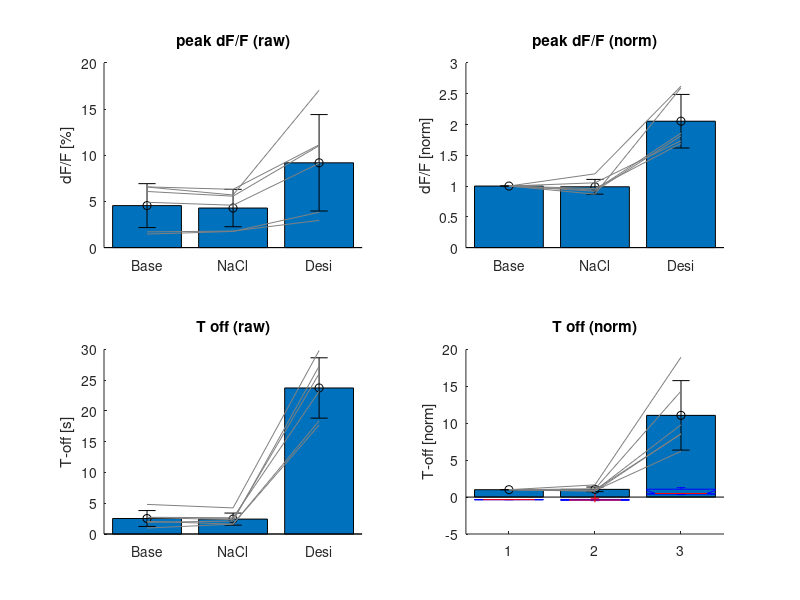
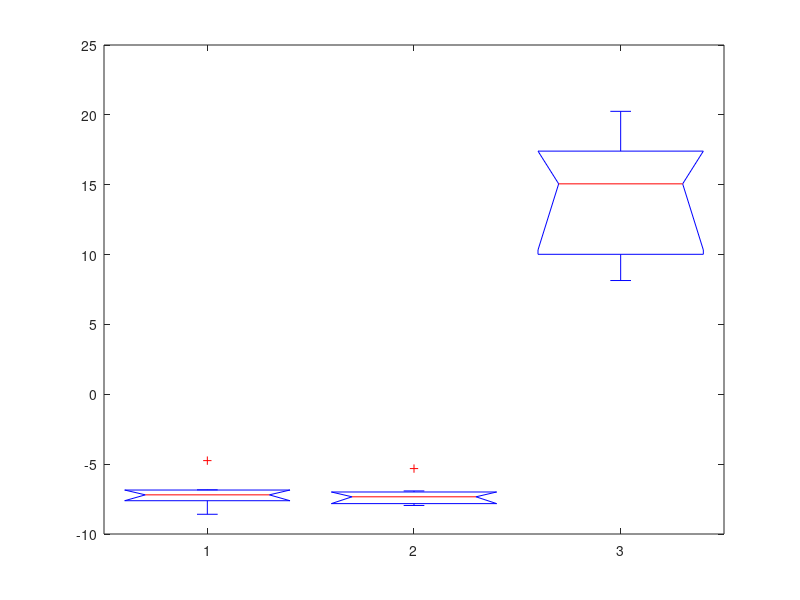
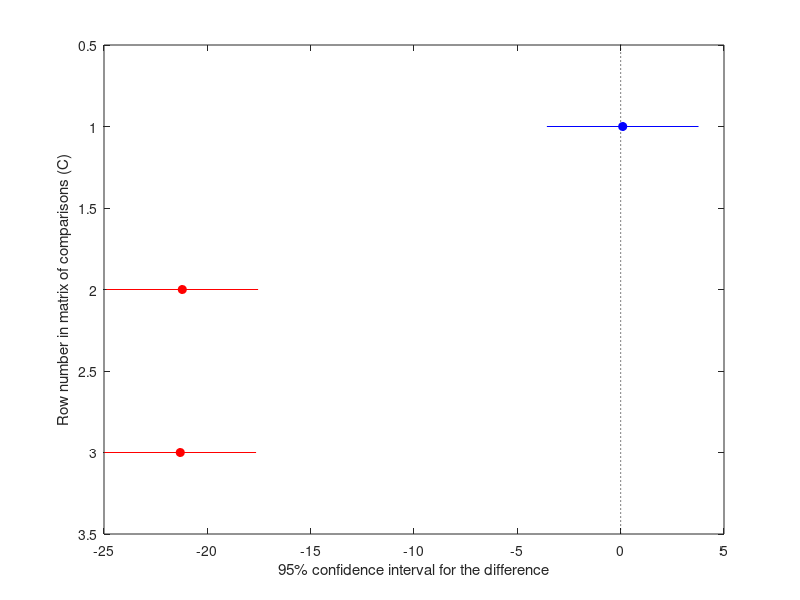

Recreate these plots in MATLAB, in order.
clear all; close all; clc;

Peak_base = [4.91   1.46    1.7     6.56    6.08    6.58];
Peak_NaCl = [4.59   1.75    1.79    5.7     5.57    6.31];
Peak_desi = [9.13   3.83    2.95    17.04   11.04   11.13];

Decay_base = [2.72  2.06    0.97    1.9     2.66    4.81];
Decay_NaCl = [2.64  1.61    1.6     2.1     2.34    4.24];
Decay_desi = [23.2  17.7    18.37   27.27   26.04   29.81];


figure('color', [1 1 1]);

subplot(2, 2, 1); title('peak dF/F (raw)'); hold on;
bar([mean(Peak_base) mean(Peak_NaCl) mean(Peak_desi)]); hold on;
errorbar(1, mean(Peak_base), std(Peak_base), 'ko')
errorbar(2, mean(Peak_NaCl), std(Peak_NaCl), 'ko')
errorbar(3, mean(Peak_desi), std(Peak_desi), 'ko')
for pltidx = 1:length(Peak_base)
    plot([1 2 3], [Peak_base(pltidx) Peak_NaCl(pltidx) Peak_desi(pltidx)], 'k-', 'color', [0.5 0.5 0.5])
end

set(gca, 'XTick', [1:3],  'XTickLabel', {'Base', 'NaCl', 'Desi'})
ylabel('dF/F [%]')


subplot(2, 2, 2); title('peak dF/F (norm)'); hold on;
bar([mean(Peak_base./Peak_base) mean(Peak_NaCl./Peak_base) mean(Peak_desi./Peak_base)]); hold on;
errorbar(1, mean(Peak_base./Peak_base), std(Peak_base./Peak_base), 'ko')
errorbar(2, mean(Peak_NaCl./Peak_base), std(Peak_NaCl./Peak_base), 'ko')
errorbar(3, mean(Peak_desi./Peak_base), std(Peak_desi./Peak_base), 'ko')
for pltidx = 1:length(Peak_base)
    plot([1 2 3], [Peak_base(pltidx)./Peak_base(pltidx) Peak_NaCl(pltidx)./Peak_base(pltidx) Peak_desi(pltidx)./Peak_base(pltidx)], 'k-', 'color', [0.5 0.5 0.5])
end

set(gca, 'XTick', [1:3],  'XTickLabel', {'Base', 'NaCl', 'Desi'})
ylabel('dF/F [norm]')




subplot(2, 2, 3); title('T off (raw)'); hold on;
bar([mean(Decay_base) mean(Decay_NaCl) mean(Decay_desi)]); hold on;
errorbar(1, mean(Decay_base), std(Decay_base), 'ko')
errorbar(2, mean(Decay_NaCl), std(Decay_NaCl), 'ko')
errorbar(3, mean(Decay_desi), std(Decay_desi), 'ko')
for pltidx = 1:length(Decay_base)
    plot([1 2 3], [Decay_base(pltidx) Decay_NaCl(pltidx) Decay_desi(pltidx)], 'k-', 'color', [0.5 0.5 0.5])
end

set(gca, 'XTick', [1:3],  'XTickLabel', {'Base', 'NaCl', 'Desi'})
ylabel('T-off [s]')

subplot(2, 2, 4); title('T off (norm)'); hold on;
bar([mean(Decay_base./Decay_base) mean(Decay_NaCl./Decay_base) mean(Decay_desi./Decay_base)]); hold on;
errorbar(1, mean(Decay_base./Decay_base), std(Decay_base./Decay_base), 'ko')
errorbar(2, mean(Decay_NaCl./Decay_base), std(Decay_NaCl./Decay_base), 'ko')
errorbar(3, mean(Decay_desi./Decay_base), std(Decay_desi./Decay_base), 'ko')
for pltidx = 1:length(Decay_base)
    plot([1 2 3], [Decay_base(pltidx)./Decay_base(pltidx) Decay_NaCl(pltidx)./Decay_base(pltidx) Decay_desi(pltidx)./Decay_base(pltidx)], 'k-', 'color', [0.5 0.5 0.5])
end

set(gca, 'XTick', [1:3],  'XTickLabel', {'Base', 'NaCl', 'Desi'})
ylabel('T-off [norm]')





%% calculate significance
anova_in = [(Peak_base./Peak_base)', (Peak_NaCl./Peak_base)', (Peak_desi./Peak_base)'];
[p, tbl, stats] = anova1(anova_in);
multcompare(stats)

anova_in = [Decay_base', Decay_NaCl', Decay_desi'];
[p, tbl, stats] = anova1(anova_in);
multcompare(stats)


